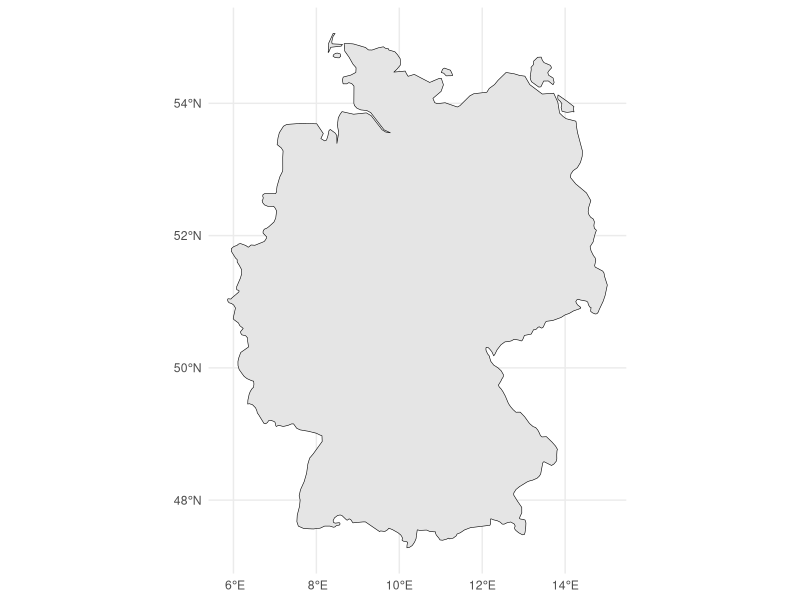

Generate this figure with R: (Note: this script raises an error after producing the figure.)
## ---- chunk 1
library(sf)
library(tidyverse)
library(ggplot2)
library(rnaturalearth)
library(rnaturalearthdata)
## ---- chunk 2
world <- ne_countries(
  scale = "medium",
  returnclass = "sf"
)

germany <- world |>
  filter(admin == "Germany")

germany
## ---- chunk 3
st_crs(germany)
## ---- chunk 4
ggplot() +
  geom_sf(
    data = germany,
    fill = "grey90",
    color = "black"
  ) +
  theme_minimal()
## ---- chunk 5
cities <- ne_download(
  scale = 10,
  type = "populated_places",
  category = "cultural",
  returnclass = "sf"
)

germany_cities <- cities |>
  filter(ADM0NAME == "Germany")

germany_cities |>
  select(NAME, POP_MAX) |>
  arrange(desc(POP_MAX)) |>
  head(8)
## ---- chunk 6
ggplot() +
  geom_sf(
    data = germany,
    fill = "grey95",
    color = "black"
  ) +
  geom_sf(
    data = germany_cities,
    size = 0.8,
    alpha = 0.5
  ) +
  theme_minimal() +
  labs(
    title = "German Cities",
    subtitle = "Country boundary and populated places"
  )
## ---- chunk 7
germany_cities_major <- germany_cities |>
  filter(POP_MAX > 500000)

ggplot() +
  geom_sf(
    data = germany,
    fill = "grey95",
    color = "black"
  ) +
  geom_sf(
    data = germany_cities_major,
    size = 2
  ) +
  theme_minimal() +
  labs(
    title = "Major German Cities",
    subtitle = "Cities with population above 500,000"
  )
